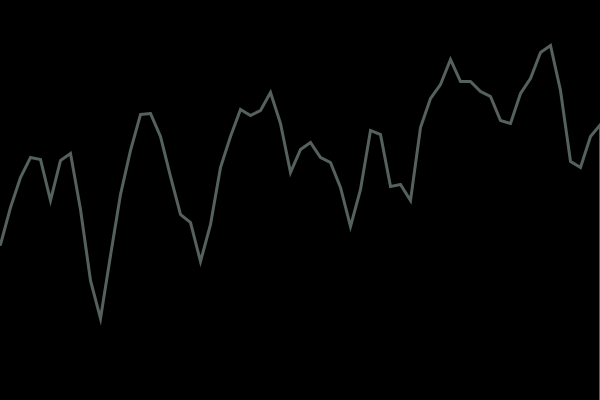
Frame 1 (no input)
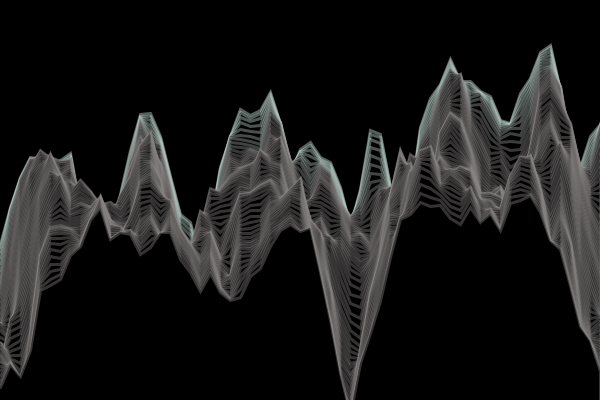
Frame 60 (the mouse pressed at the canvas centre just before this capture)
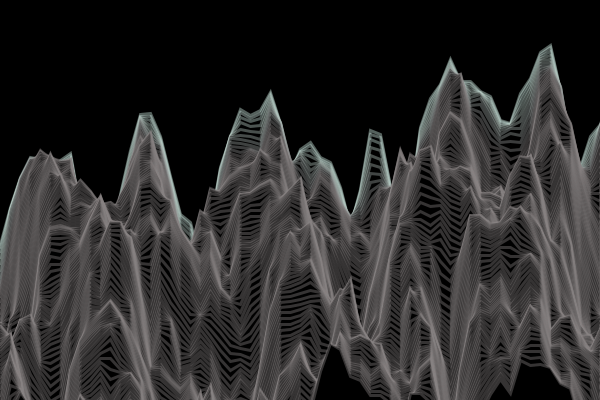
Frame 120 (the mouse held since frame 60 and released just before this capture)

The Processing sketch that drew these frames (run headless with seeded random() and noise(); from frame 60 on, the mouse is pressed at the canvas centre):

// Processing sketch: Montains
// ── Montains.pde
float yoffset=0.0;
float shade = 0.00;
float rise; 

void setup() {
  size(600, 400);
  frameRate(100);
  background(0);
}

void draw() {
  color from = color (#D9F7ED);
  color to = color (#868383);
  color gradient = lerpColor (from, to, shade);
  shade = shade + 0.1;

  rise = rise + 2;
  
  if (rise>height){
    rise=rise*-1;
  }
      
  stroke (gradient,100);
  strokeWeight(3);
  float xoffset=0;
  fill(0);
  translate (0, rise);
  
  
  beginShape();
  for (float x=0; x<=width; x+=10){
    float y = map (noise(xoffset,yoffset),0,1,0, height);
    vertex (x,y);
    xoffset+=0.2;
  }
  yoffset +=0.02;
  vertex(width,height+20);
  vertex(0, height);
  endShape();
}
